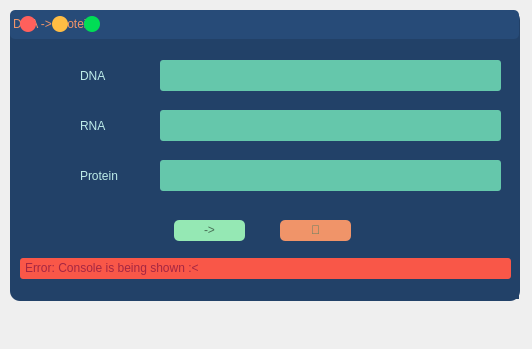
<?xml version="1.0" encoding="UTF-8"?>
<ui version="4.0">
 <class>MainWindow</class>
 <widget class="QMainWindow" name="MainWindow">
  <property name="geometry">
   <rect>
    <x>0</x>
    <y>0</y>
    <width>532</width>
    <height>349</height>
   </rect>
  </property>
  <property name="windowTitle">
   <string>MainWindow</string>
  </property>
  <widget class="QWidget" name="centralwidget">
   <widget class="QFrame" name="window">
    <property name="geometry">
     <rect>
      <x>10</x>
      <y>10</y>
      <width>510</width>
      <height>291</height>
     </rect>
    </property>
    <property name="styleSheet">
     <string notr="true">QFrame {
	background-color: #224168;
	border-radius: 10px;
}</string>
    </property>
    <property name="frameShape">
     <enum>QFrame::StyledPanel</enum>
    </property>
    <property name="frameShadow">
     <enum>QFrame::Raised</enum>
    </property>
    <widget class="QLineEdit" name="dna_taker">
     <property name="geometry">
      <rect>
       <x>150</x>
       <y>50</y>
       <width>341</width>
       <height>31</height>
      </rect>
     </property>
     <property name="styleSheet">
      <string notr="true">QLineEdit {
	border-radius: 3px;
	background-color: #65c7ab;
	color: #224168;
	padding: 2px;
	padding-bottom: 5px;	
	font: 9pt &quot;Leelawadee UI Semilight&quot;;
}</string>
     </property>
     <property name="text">
      <string/>
     </property>
    </widget>
    <widget class="QLabel" name="rna_output">
     <property name="geometry">
      <rect>
       <x>150</x>
       <y>100</y>
       <width>341</width>
       <height>31</height>
      </rect>
     </property>
     <property name="styleSheet">
      <string notr="true">QLabel {
	border-radius: 3px;
	background-color: #65c7ab;
	color: #224168;
	padding: 2px;
	padding-bottom: 5px;	
	font: 9pt &quot;Leelawadee UI Semilight&quot;;
}</string>
     </property>
     <property name="text">
      <string/>
     </property>
    </widget>
    <widget class="QLabel" name="protein_output">
     <property name="geometry">
      <rect>
       <x>150</x>
       <y>150</y>
       <width>341</width>
       <height>31</height>
      </rect>
     </property>
     <property name="styleSheet">
      <string notr="true">QLabel {
	border-radius: 3px;
	background-color: #65c7ab;
	color: #224168;
	padding: 2px;
	padding-bottom: 5px;	
	font: 8pt &quot;Leelawadee UI Semilight&quot;;
}</string>
     </property>
     <property name="text">
      <string/>
     </property>
    </widget>
    <widget class="QLabel" name="RNALabel">
     <property name="geometry">
      <rect>
       <x>70</x>
       <y>100</y>
       <width>41</width>
       <height>31</height>
      </rect>
     </property>
     <property name="styleSheet">
      <string notr="true">QLabel {
	border-radius: 3px;
	color: #bdece9;
	font: 13pt &quot;Arial&quot;;
}</string>
     </property>
     <property name="text">
      <string>RNA</string>
     </property>
    </widget>
    <widget class="QLabel" name="ProteinLabel">
     <property name="geometry">
      <rect>
       <x>70</x>
       <y>150</y>
       <width>61</width>
       <height>31</height>
      </rect>
     </property>
     <property name="styleSheet">
      <string notr="true">QLabel {
	border-radius: 3px;
	color: #bdece9;
	font: 13pt &quot;Arial&quot;;
}</string>
     </property>
     <property name="text">
      <string>Protein</string>
     </property>
    </widget>
    <widget class="QLabel" name="DNALabel">
     <property name="geometry">
      <rect>
       <x>70</x>
       <y>50</y>
       <width>41</width>
       <height>31</height>
      </rect>
     </property>
     <property name="styleSheet">
      <string notr="true">QLabel {
	border-radius: 3px;
	color: #bdece9;
	font: 13pt &quot;Arial&quot;;
}</string>
     </property>
     <property name="text">
      <string>DNA</string>
     </property>
    </widget>
    <widget class="QPushButton" name="enter">
     <property name="geometry">
      <rect>
       <x>164</x>
       <y>210</y>
       <width>71</width>
       <height>21</height>
      </rect>
     </property>
     <property name="styleSheet">
      <string notr="true">QPushButton {
	border-radius: 5px;
	color: rgb(72, 112, 86);
	background-color: rgb(149, 232, 180);
	font: 11pt &quot;Cascadia Code&quot;;
	padding-bottom: 2px;
}
QPushButton::hover {
	color: rgb(54, 85, 66);
	background-color: rgb(125, 195, 151);
}
QPushButton::disabled {
	color: rgb(108, 108, 108);
	background-color: rgb(163, 163, 163);
}</string>
     </property>
     <property name="text">
      <string>-&gt;</string>
     </property>
    </widget>
    <widget class="QPushButton" name="clear">
     <property name="geometry">
      <rect>
       <x>270</x>
       <y>210</y>
       <width>71</width>
       <height>21</height>
      </rect>
     </property>
     <property name="styleSheet">
      <string notr="true">QPushButton {
	border-radius: 5px;
	color: rgb(80, 125, 97);
	background-color: #f09469;
	font: 11pt &quot;Cascadia Code&quot;;
	padding-bottom: 2px;
}
QPushButton::hover {
	background-color: rgb(199, 123, 87);
}</string>
     </property>
     <property name="text">
      <string>💨</string>
     </property>
    </widget>
    <widget class="QLabel" name="error_console">
     <property name="geometry">
      <rect>
       <x>10</x>
       <y>248</y>
       <width>491</width>
       <height>21</height>
      </rect>
     </property>
     <property name="styleSheet">
      <string notr="true">QLabel {
	border-radius: 3px;
	background-color: rgb(249, 87, 72);
	color: rgb(165, 38, 66);
	padding: 2px;
	
	font: 8pt &quot;Consolas&quot;;

}</string>
     </property>
     <property name="text">
      <string>Error: Console is being shown :&lt;</string>
     </property>
    </widget>
    <widget class="QLabel" name="title_bar">
     <property name="geometry">
      <rect>
       <x>0</x>
       <y>0</y>
       <width>509</width>
       <height>29</height>
      </rect>
     </property>
     <property name="styleSheet">
      <string notr="true">QLabel {
	background-color: rgb(39, 75, 120);
	border-radius: 5px;
	color: #f09469;
	qproperty-alignment: AlignCenter;
	padding-bottom: 2px;
	font: 15pt &quot;Cascadia Code&quot;;
}</string>
     </property>
     <property name="text">
      <string>DNA -&gt; Protein</string>
     </property>
    </widget>
    <widget class="QPushButton" name="btn_close">
     <property name="geometry">
      <rect>
       <x>10</x>
       <y>6</y>
       <width>16</width>
       <height>16</height>
      </rect>
     </property>
     <property name="sizePolicy">
      <sizepolicy hsizetype="Preferred" vsizetype="Preferred">
       <horstretch>0</horstretch>
       <verstretch>0</verstretch>
      </sizepolicy>
     </property>
     <property name="styleSheet">
      <string notr="true">QPushButton{
	border:none;
	border-radius: 8px;
	background-color: rgb(255, 96, 92);
}
QPushButton:hover{
	background-color: rgb(221, 82, 80);
}</string>
     </property>
     <property name="text">
      <string/>
     </property>
     <property name="autoDefault">
      <bool>false</bool>
     </property>
    </widget>
    <widget class="QPushButton" name="btn_maximize">
     <property name="geometry">
      <rect>
       <x>74</x>
       <y>6</y>
       <width>16</width>
       <height>16</height>
      </rect>
     </property>
     <property name="sizePolicy">
      <sizepolicy hsizetype="Preferred" vsizetype="Preferred">
       <horstretch>0</horstretch>
       <verstretch>0</verstretch>
      </sizepolicy>
     </property>
     <property name="styleSheet">
      <string notr="true">QPushButton {

	border: none;
	border-radius: 8px;
	background-color: rgb(0, 221, 85);
}

QPushButton:hover {
	
	background-color: rgb(0, 191, 73);
}</string>
     </property>
     <property name="text">
      <string/>
     </property>
     <property name="autoDefault">
      <bool>false</bool>
     </property>
    </widget>
    <widget class="QPushButton" name="btn_minimize">
     <property name="geometry">
      <rect>
       <x>42</x>
       <y>6</y>
       <width>16</width>
       <height>16</height>
      </rect>
     </property>
     <property name="sizePolicy">
      <sizepolicy hsizetype="Preferred" vsizetype="Preferred">
       <horstretch>0</horstretch>
       <verstretch>0</verstretch>
      </sizepolicy>
     </property>
     <property name="styleSheet">
      <string notr="true">QPushButton{
	border:none;
	border-radius: 8px;
	
	background-color:rgb(255, 189, 68);
}

QPushButton:hover{
	
	background-color: rgb(225, 164, 60);
}</string>
     </property>
     <property name="text">
      <string/>
     </property>
     <property name="autoDefault">
      <bool>false</bool>
     </property>
    </widget>
    <widget class="QFrame" name="frame_grip">
     <property name="geometry">
      <rect>
       <x>490</x>
       <y>270</y>
       <width>19</width>
       <height>19</height>
      </rect>
     </property>
     <property name="styleSheet">
      <string notr="true">QFrame {
border-radius: 10px;
}</string>
     </property>
     <property name="frameShape">
      <enum>QFrame::StyledPanel</enum>
     </property>
     <property name="frameShadow">
      <enum>QFrame::Raised</enum>
     </property>
    </widget>
    <zorder>error_console</zorder>
    <zorder>dna_taker</zorder>
    <zorder>rna_output</zorder>
    <zorder>protein_output</zorder>
    <zorder>RNALabel</zorder>
    <zorder>ProteinLabel</zorder>
    <zorder>DNALabel</zorder>
    <zorder>enter</zorder>
    <zorder>clear</zorder>
    <zorder>title_bar</zorder>
    <zorder>btn_close</zorder>
    <zorder>btn_maximize</zorder>
    <zorder>btn_minimize</zorder>
    <zorder>frame_grip</zorder>
   </widget>
  </widget>
  <widget class="QMenuBar" name="menubar">
   <property name="geometry">
    <rect>
     <x>0</x>
     <y>0</y>
     <width>532</width>
     <height>22</height>
    </rect>
   </property>
  </widget>
 </widget>
 <resources/>
 <connections/>
</ui>
